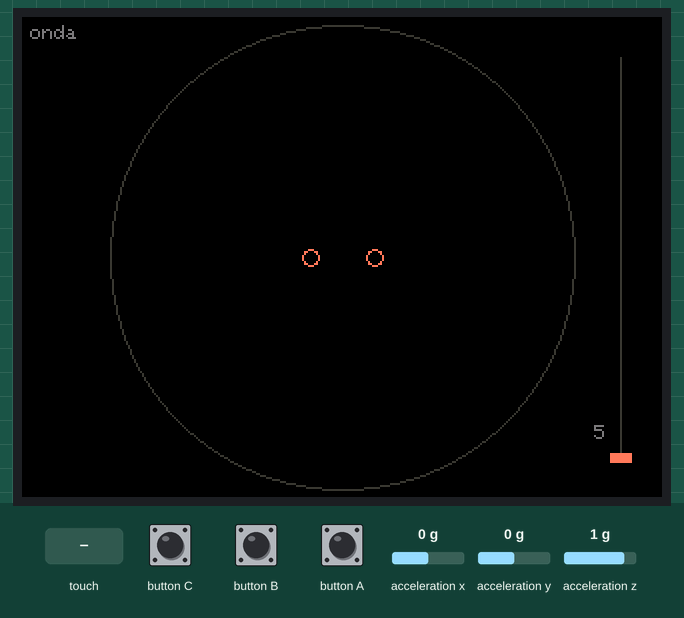
Recording of a sketch running on a simulated ESP32-S3. Shown: 320×240 colour display. The inputs (shaded band) are chosen by the test bench; at power-on: acceleration x 0 g, acceleration y 0 g, acceleration z 1 g.

Above: at 0.5 s.
At 1.4 s:
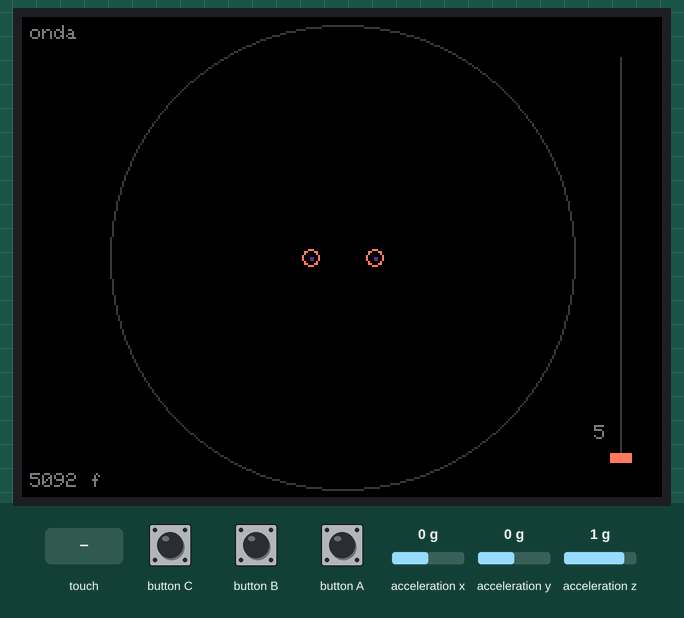
1.5 s: acceleration x set to -1.4 g
At 2.24 s:
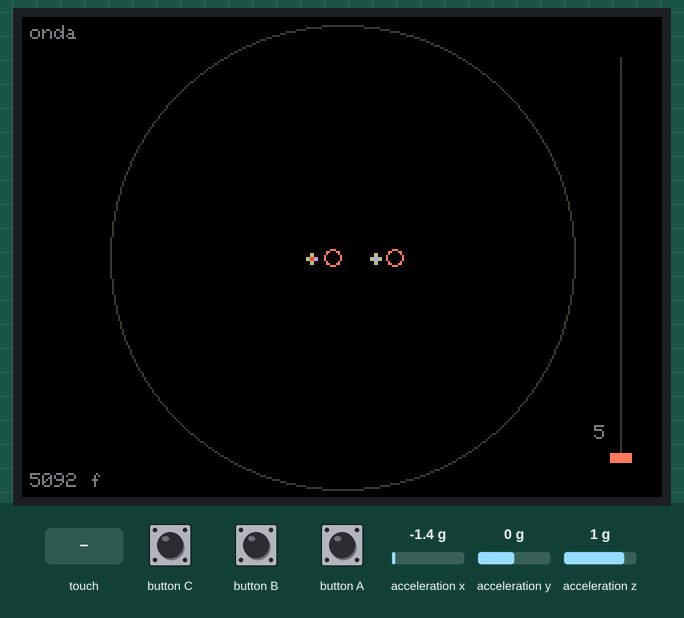
3.2 s: touch panel pressed at 13 % / 10 % of its raw x / y range
At 4.36 s:
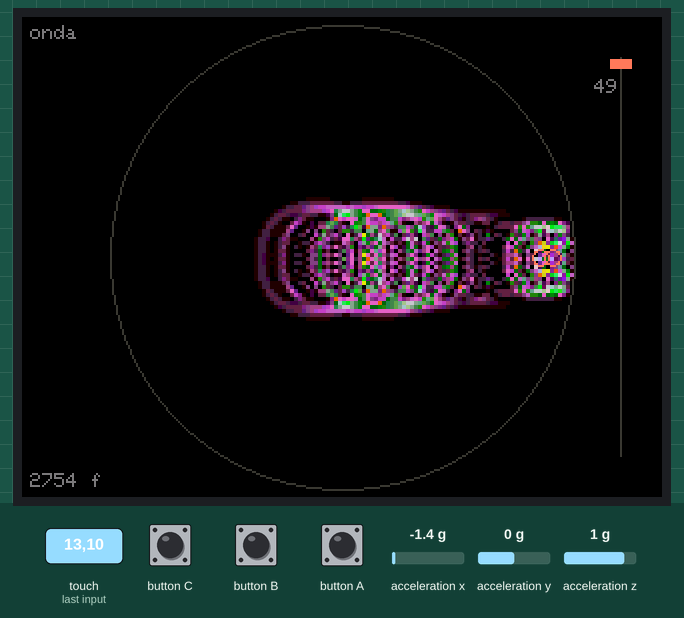
4.9 s: button C pressed for 0.15 s
8.0 s: button B pressed for 0.15 s
11.1 s: button A pressed for 0.15 s
14.2 s: acceleration y set to -1.4 g
At 14.83 s:
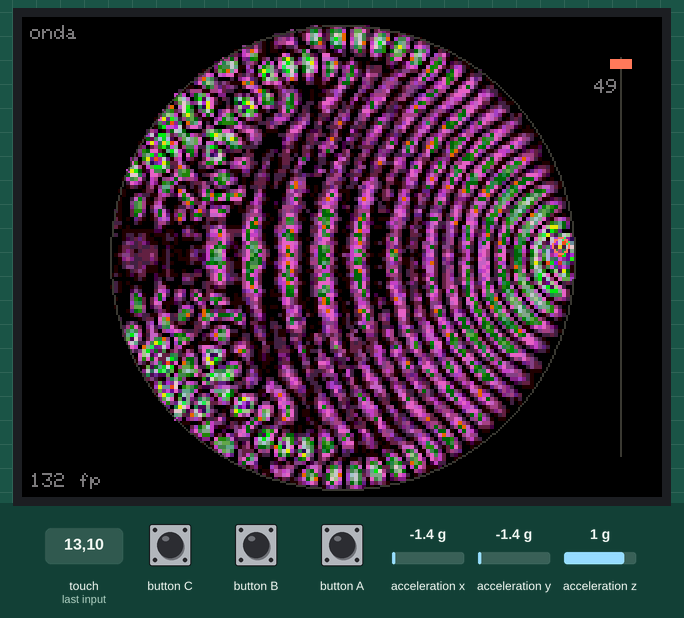
Timing chart, 0 to 17.1 s (numbered marks = the images above; inputs shaded):
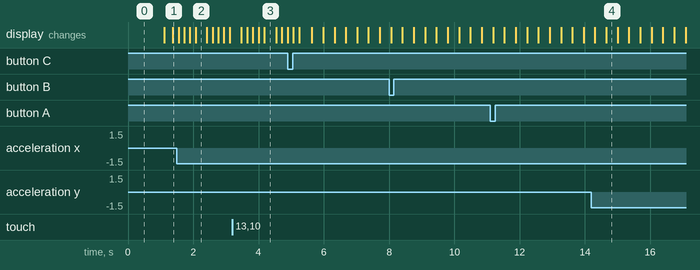

The sketch:

InterferencePatterns.ino
```cpp
// =====================================================================
//  Interference Patterns
//  Onde in un piatto circolare: sorgenti puntiformi che oscillano,
//  onde che si riflettono sul bordo e si sommano.
//
//  Fisica:    equazione delle onde su una griglia 120 x 120 (differenze
//             finite), parete riflettente sul cerchio, un po' di
//             smorzamento. Ogni sorgente spinge la superficie su e giù
//             con un seno; dove creste e creste si incontrano l'onda
//             cresce, dove cresta incontra ventre si annulla.
//  Sorgenti:  due palline che rotolano sul fondo del piatto. Inclinare
//             la scheda (pan / tilt, dall'accelerometro) è gravità:
//             accelerano, hanno attrito e rimbalzano sul bordo. Hanno
//             attriti un po' diversi, così non restano appaiate.
//             Muovendosi lasciano onde più fitte davanti e più larghe
//             dietro (effetto Doppler).
//  Viste:     "onda"    = la superficie in questo istante
//             "energia" = media nel tempo di u², mostra la figura ferma
//                         di interferenza: le linee nodali restano scure.
//  Tocco:     dito sul piatto o a destra = velocità della simulazione
//             con l'altezza del dito: in alto 50 passi/s, in basso 5.
//             La barra a destra mostra la velocità attuale.
//             Tocco nella colonna di sinistra = cambia vista.
//
//  Scheda:   M5CoreS3 (pacchetto schede M5Stack)
//  Librerie: M5CoreS3 (installa anche M5Unified e M5GFX)
// =====================================================================

#include <M5CoreS3.h>
#include <math.h>

// ---------------------------------------------------------------- parametri
const float VEL2      = 0.25f;    // (velocità · dt / dx)², stabile sotto 0.5
const float SMORZA    = 0.0015f;  // perdita per passo: senza, le sorgenti farebbero crescere l'onda all'infinito
const float PERIODO   = 18.0f;    // passi per oscillazione: lunghezza d'onda ≈ 9 celle
const float SPINTA    = 1.0f;     // ampiezza delle sorgenti
const float PASSI_MIN = 5.0f, PASSI_MAX = 50.0f;   // velocità della simulazione, scelta con il dito:
                                        // a 5 passi/s un'oscillazione dura 3.6 s, a 50 passi/s 0.36 s.
                                        // Tra un passo e l'altro il disegno sfuma, così il movimento resta fluido.
const float MEDIA     = 0.01f;    // per passo: la vista "energia" fa la media su ~100 passi, circa 5 oscillazioni

// sorgenti che rotolano: se vanno dalla parte sbagliata, inverti il segno
const float SEGNO_X = -1.0f, SEGNO_Y = 1.0f;     // come la livella dell'Esploratore
const float ZONA_MORTA = 0.04f;   // g: sotto questa inclinazione la scheda conta come in piano
const float GRAVITA    = 120.0f;  // celle/s² per 1 g di inclinazione (il piatto è largo 116 celle)
const float ATTRITO[]  = { 1.0f, 1.6f };   // smorzamento della velocità di ogni sorgente, 1/s
const float RIMBALZO   = 0.6f;    // velocità conservata nell'urto con il bordo

// ---------------------------------------------------------------- base
static constexpr int W = 320, H = 240;
static constexpr int N = 120, SCALA = 2, L = N * SCALA;   // griglia e lato del piatto a schermo
static constexpr int X0 = (W - L) / 2;
static constexpr float RAGGIO = N / 2 - 2;                // margine: i vicini delle celle interne esistono sempre
static constexpr float RAGGIO_SORGENTI = RAGGIO - 3;      // dove le sorgenti toccano il bordo
M5Canvas tela(&CoreS3.Display);

constexpr uint16_t rgb(uint8_t r, uint8_t g, uint8_t b) {
  return ((r & 0xF8) << 8) | ((g & 0xFC) << 3) | (b >> 3);
}
const uint16_t NERO = rgb(0, 0, 0), GRIGIO = rgb(120, 120, 120);
uint16_t tinta[256];                                      // luminosità -> colore, byte già scambiati

// ---------------------------------------------------------------- campo
float* u;           // superficie adesso
float* uPrima;      // superficie al passo precedente (viene sovrascritta con il passo successivo)
float* energia;     // media di u² nel tempo
uint8_t* dentro;    // 1 = acqua, 0 = fuori dal piatto
float fase = 0;

// posizione in celle, rispetto al centro del piatto
struct Sorgente { float x, y, vx, vy; };
static constexpr int N_SORGENTI = 2;
Sorgente sorgenti[N_SORGENTI] = { { -8, 0, 0, 0 }, { 8, 0, 0, 0 } };

float passiAlSecondo = PASSI_MIN;
bool vistaEnergia = false;
float scalaOnda = 1, scalaEnergia = 1;    // guadagno automatico del disegno
float fps = 0;

void prepara() {
  u       = (float*)calloc(N * N, sizeof(float));
  uPrima  = (float*)calloc(N * N, sizeof(float));
  energia = (float*)calloc(N * N, sizeof(float));
  dentro  = (uint8_t*)malloc(N * N);
  for (int y = 0; y < N; y++)
    for (int x = 0; x < N; x++) {
      float dx = x - N / 2 + 0.5f, dy = y - N / 2 + 0.5f;
      dentro[y * N + x] = dx * dx + dy * dy < RAGGIO * RAGGIO;
    }
}

// cella della griglia sotto un punto (sx, sy rispetto al centro del piatto)
int cella(float sx, float sy) {
  int x = constrain((int)lroundf(sx + N / 2 - 0.5f), 1, N - 2);
  int y = constrain((int)lroundf(sy + N / 2 - 0.5f), 1, N - 2);
  return y * N + x;
}

// un passo dell'equazione delle onde: u' = 2u - u_prima + c²·laplaciano(u)
void simula() {
  for (int y = 1; y < N - 1; y++)
    for (int x = 1; x < N - 1; x++) {
      int i = y * N + x;
      if (!dentro[i]) continue;                  // fuori resta 0: il bordo riflette
      float lap = u[i - 1] + u[i + 1] + u[i - N] + u[i + N] - 4 * u[i];
      uPrima[i] = (2 * u[i] - uPrima[i] + VEL2 * lap) * (1 - SMORZA);
    }
  float s = SPINTA * sinf(fase);
  for (int k = 0; k < N_SORGENTI; k++) uPrima[cella(sorgenti[k].x, sorgenti[k].y)] = s;
  float* t = u; u = uPrima; uPrima = t;
  // media a ogni passo, non a ogni frame: così non dipende da quanti passi entrano in un frame
  for (int i = 0; i < N * N; i++) energia[i] += (u[i] * u[i] - energia[i]) * MEDIA;
  fase = fmodf(fase + TWO_PI / PERIODO, TWO_PI);
}

// ---------------------------------------------------------------- sorgenti che rotolano
float senzaZonaMorta(float g) {
  g = constrain(g, -1.0f, 1.0f);
  return fabsf(g) < ZONA_MORTA ? 0 : g - copysignf(ZONA_MORTA, g);
}

// in tempo reale, non al ritmo lento della simulazione: le sorgenti rispondono subito alla mano
void muoviSorgenti(float dt) {
  float ax = 0, ay = 0, az = 1;
  if (CoreS3.Imu.isEnabled()) CoreS3.Imu.getAccel(&ax, &ay, &az);
  float gx = senzaZonaMorta(SEGNO_X * ax), gy = senzaZonaMorta(SEGNO_Y * ay);

  for (int k = 0; k < N_SORGENTI; k++) {
    Sorgente& s = sorgenti[k];
    s.vx += gx * GRAVITA * dt;
    s.vy += gy * GRAVITA * dt;
    float frena = expf(-ATTRITO[k] * dt);
    s.vx *= frena; s.vy *= frena;
    s.x += s.vx * dt; s.y += s.vy * dt;

    // rimbalzo sul cerchio: si riporta dentro e si ribalta la velocità verso il bordo
    float r = sqrtf(s.x * s.x + s.y * s.y);
    if (r > RAGGIO_SORGENTI) {
      float nx = s.x / r, ny = s.y / r;
      s.x = nx * RAGGIO_SORGENTI; s.y = ny * RAGGIO_SORGENTI;
      float vn = s.vx * nx + s.vy * ny;
      if (vn > 0) { s.vx -= (1 + RIMBALZO) * vn * nx; s.vy -= (1 + RIMBALZO) * vn * ny; }
    }
  }
}

// ---------------------------------------------------------------- disegno
// f = frazione del passo successivo già trascorsa (0..1): l'onda si disegna a metà strada
// tra il passo precedente (uPrima, dopo lo scambio) e quello attuale
void disegna(float f) {
  auto valore = [f](int i) {
    return vistaEnergia ? energia[i] : fabsf(uPrima[i] + (u[i] - uPrima[i]) * f);
  };
  float massimo = 0;
  for (int i = 0; i < N * N; i++) {
    float v = valore(i);
    if (v > massimo) massimo = v;
  }
  // il guadagno insegue il massimo: sale in fretta, scende piano
  float& scala = vistaEnergia ? scalaEnergia : scalaOnda;
  scala += (massimo - scala) * (massimo > scala ? 0.3f : 0.02f);
  float k = 255.0f / max(scala, 1e-6f);

  uint16_t* buf = (uint16_t*)tela.getBuffer();
  for (int y = 0; y < N; y++) {
    uint16_t* riga = buf + y * SCALA * L;
    for (int x = 0; x < N; x++) {
      int i = y * N + x;
      float v = valore(i);
      uint16_t c = tinta[min((int)(v * k), 255)];
      riga[x * 2] = riga[x * 2 + 1] = c;
    }
    memcpy(riga + L, riga, L * sizeof(uint16_t));   // ogni cella è 2 x 2 pixel
  }
  tela.drawCircle(L / 2, L / 2, RAGGIO * SCALA, rgb(60, 58, 54));
  for (int k = 0; k < N_SORGENTI; k++)
    tela.drawCircle(L / 2 + sorgenti[k].x * SCALA, L / 2 + sorgenti[k].y * SCALA, 4, rgb(255, 120, 90));
  tela.pushSprite(X0, 0);
}

void scriviStato() {
  CoreS3.Display.fillRect(0, 0, X0, H - 14, NERO);
  CoreS3.Display.setTextColor(GRIGIO, NERO);
  CoreS3.Display.drawString(vistaEnergia ? "energia" : "onda", 4, 4);
}

// barra della velocità nella colonna di destra: il segno sta all'altezza del dito
static constexpr int BARRA_X = X0 + L + 16, BARRA_Y0 = 20, BARRA_Y1 = H - 20;
void disegnaVelocita() {
  CoreS3.Display.fillRect(X0 + L, 0, W - X0 - L, H, NERO);
  CoreS3.Display.drawFastVLine(BARRA_X + 3, BARRA_Y0, BARRA_Y1 - BARRA_Y0, rgb(60, 58, 54));
  float t = (passiAlSecondo - PASSI_MIN) / (PASSI_MAX - PASSI_MIN);
  int y = BARRA_Y1 - t * (BARRA_Y1 - BARRA_Y0);
  CoreS3.Display.fillRect(BARRA_X - 2, y - 2, 11, 5, rgb(255, 120, 90));
  char s[8];
  snprintf(s, sizeof(s), "%.0f", passiAlSecondo);
  CoreS3.Display.setTextColor(GRIGIO, NERO);
  CoreS3.Display.drawString(s, X0 + L + 6, y < H / 2 ? y + 8 : y - 16);
}

// ---------------------------------------------------------------- setup e loop
void setup() {
  auto cfg = M5.config();
  CoreS3.begin(cfg);
  Serial.begin(115200);

  CoreS3.Display.setBrightness(160);
  CoreS3.Display.fillScreen(NERO);

  for (int i = 0; i < 256; i++) {
    float g = powf(i / 255.0f, 1.2f);
    tinta[i] = __builtin_bswap16(rgb(255 * g, 245 * g, 225 * g));
  }

  tela.setColorDepth(16);
  tela.setPsram(false);
  if (!tela.createSprite(L, L)) { tela.setPsram(true); tela.createSprite(L, L); }

  prepara();
  scriviStato();
  disegnaVelocita();
}

void loop() {
  static uint32_t tPrima = micros();
  uint32_t ora = micros();
  float dt = (ora - tPrima) / 1e6f;
  if (dt > 0) fps += (1.0f / dt - fps) * 0.05f;
  tPrima = ora;
  dt = constrain(dt, 0.0f, 0.1f);

  CoreS3.update();
  auto t = CoreS3.Touch.getDetail();
  if (t.x < X0) {                                         // colonna di sinistra: vista
    if (t.wasClicked()) { vistaEnergia = !vistaEnergia; scriviStato(); }
  } else if (t.isPressed()) {                             // altrove: velocità con l'altezza del dito
    float a = 1 - constrain((float)(t.y - BARRA_Y0) / (BARRA_Y1 - BARRA_Y0), 0.0f, 1.0f);
    float p = PASSI_MIN + a * (PASSI_MAX - PASSI_MIN);
    if (fabsf(p - passiAlSecondo) >= 0.5f) { passiAlSecondo = p; disegnaVelocita(); }
  }

  muoviSorgenti(dt);

  static float daFare = 0;                    // passi accumulati, anche frazioni
  daFare = min(daFare + dt * passiAlSecondo, 8.0f);
  while (daFare >= 1) { simula(); daFare -= 1; }
  disegna(daFare);

  static uint32_t ultimoTesto = 0;
  if (millis() - ultimoTesto > 1000) {
    ultimoTesto = millis();
    char s[16];
    snprintf(s, sizeof(s), "%2.0f fps", fps);
    CoreS3.Display.setTextColor(GRIGIO, NERO);
    CoreS3.Display.drawString(s, 4, H - 12);
  }
}
```
